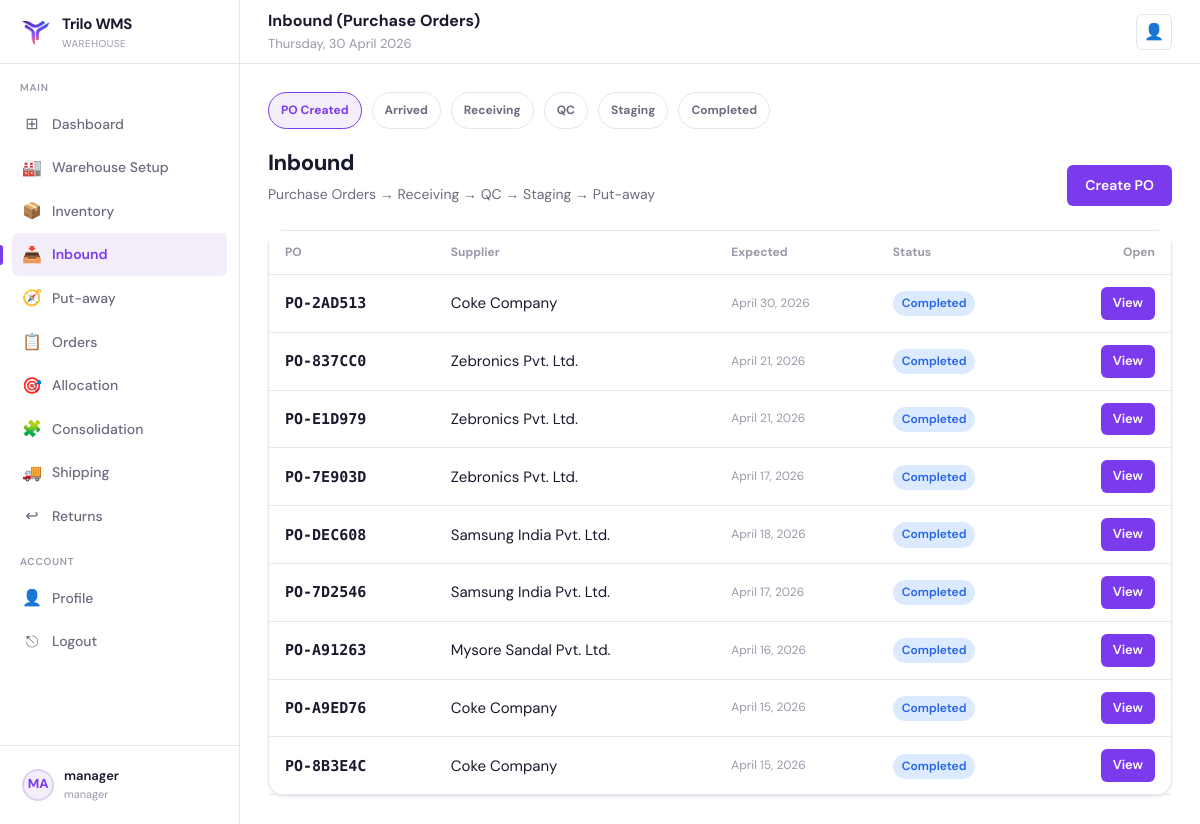
/inbound/ (signed in), run on the app's committed database.
### core/models.py (models this page shows, shortened)
class User(AbstractUser):
    class Role(models.TextChoices):
        ADMIN = "admin", "Admin"
        MANAGER = "manager", "Manager"
        PICKER = "picker", "Picker"
        PUTAWAY = "putaway", "Putaway"
        PACKER = "packer", "Packer"
    role = models.CharField(max_length=20, choices=Role.choices, default=Role.PICKER)
    employee_id = models.CharField(max_length=32, unique=True)
    warehouse = models.CharField(max_length=120, blank=True, null=True)
    assigned_warehouse = models.ForeignKey(
        "Warehouse",
        on_delete=models.SET_NULL,
        null=True,
        blank=True,
        related_name="workers",
    )

class PurchaseOrder(models.Model):
    class Status(models.TextChoices):
        CREATED = "created", "Created"
        ARRIVED = "arrived", "Arrived"
        RECEIVING = "receiving", "Receiving"
        QC = "qc", "QC"
        COMPLETED = "completed", "Completed"
    po_number = models.CharField(max_length=40, unique=True, db_index=True)
    supplier_name = models.CharField(max_length=200)
    expected_delivery_date = models.DateField(null=True, blank=True)
    status = models.CharField(max_length=20, choices=Status.choices, default=Status.CREATED)
    dock_number = models.CharField(max_length=40, blank=True, default="")
    created_at = models.DateTimeField(auto_now_add=True)

### core/inbound_views.py (the view)
# urls.py: path("inbound/", inbound_views.inbound_po_list, name="inbound_po_list"),
@login_required
@role_required("admin", "manager")
def inbound_po_list(request):
    qs = PurchaseOrder.objects.all().order_by("-created_at")
    st = request.GET.get("status") or ""
    if st:
        qs = qs.filter(status=st)
    return render(
        request,
        "inbound/inbound_po_list.html",
        {"orders": qs[:200], "status_filter": st, "today_str": now_date_str()},
    )

### core/utils.py (called while the page is built)
def now_date_str() -> str:
    return timezone.localdate().strftime("%A, %d %B %Y")

### core/templates/inbound/inbound_po_list.html (shortened to what this page needs)
{% extends "base.html" %}
{% block header_title %}Inbound (Purchase Orders){% endblock %}
{% block content %}
  <div class="stepper">
    <span class="step active">PO Created</span><span class="step">Arrived</span><span class="step">Receiving</span><span class="step">QC</span><span class="step">Staging</span><span class="step">Completed</span>
  </div>
  <div class="page-header" style="display:flex;justify-content:space-between;align-items:flex-end;gap:12px;flex-wrap:wrap">
    <div>
      <div class="page-title">Inbound</div>
      <div class="page-subtitle">Purchase Orders → Receiving → QC → Staging → Put-away</div>
    </div>
    <a class="btn btn-primary" href="/inbound/create/">Create PO</a>
  </div>
  <div class="card">
    <div class="card-body" style="padding:0">
      <table style="width:100%; border-collapse:collapse">
        <thead>
          <tr style="background:var(--bg); border-bottom:1px solid var(--border)">
            <th style="text-align:left; padding:12px 16px; font-size:12px; color:var(--text-muted)">PO</th>
            <th style="text-align:left; padding:12px 16px; font-size:12px; color:var(--text-muted)">Supplier</th>
            <th style="text-align:left; padding:12px 16px; font-size:12px; color:var(--text-muted)">Expected</th>
            <th style="text-align:left; padding:12px 16px; font-size:12px; color:var(--text-muted)">Status</th>
            <th style="text-align:right; padding:12px 16px; font-size:12px; color:var(--text-muted)">Open</th>
          </tr>
        </thead>
        <tbody>
          {% for po in orders %}
            <tr style="border-bottom:1px solid var(--border)">
              <td style="padding:12px 16px; font-family:var(--mono); font-weight:700">{{ po.po_number }}</td>
              <td style="padding:12px 16px">{{ po.supplier_name }}</td>
              <td style="padding:12px 16px" class="muted">{{ po.expected_delivery_date|default:"—" }}</td>
              <td style="padding:12px 16px"><span class="badge badge-info">{{ po.get_status_display }}</span></td>
              <td style="padding:12px 16px; text-align:right">
                <a class="btn btn-primary btn-sm" href="/inbound/{{ po.id }}/dock/">View</a>
              </td>
            </tr>
          {% empty %}
            <tr><td colspan="5" style="padding:16px" class="muted">No purchase orders yet.</td></tr>
          {% endfor %}
        </tbody>
      </table>
    </div>
  </div>
{% endblock %}

### core/templates/base.html (shortened to what this page needs)
{% load static %}
<!DOCTYPE html>
<html lang="en">
<head>
  <link rel="stylesheet" href="{% static 'css/base.css' %}"/>
</head>
<body class="{% block body_class %}{% endblock %}">
  {% block layout %}
  <div class="layout">
    <aside class="sidebar">
      <div class="sidebar-logo">
        <div class="logo-icon"><img src="{% static 'images/TriloLogo.png' %}" alt="Trilo WMS" width="32" height="32" /></div>
        <div>
          <div class="logo-text">Trilo WMS</div>
          <div class="logo-sub">Warehouse</div>
        </div>
      </div>
      <nav class="sidebar-nav">
        <div class="nav-section-label">Main</div>
        <a class="nav-item {% if request.path == '/dashboard/' %}active{% endif %}" href="/dashboard/">
          <span class="nav-icon">⊞</span> Dashboard
        </a>
        {% if request.user.role == 'manager' %}
          <a class="nav-item {% if request.path|slice:":11" == '/warehouse/' %}active{% endif %}" href="/warehouse/">
            <span class="nav-icon">🏭</span> Warehouse Setup
          </a>
          <a class="nav-item {% if request.path|slice:":11" == '/inventory/' %}active{% endif %}" href="/inventory/">
            <span class="nav-icon">📦</span> Inventory
          </a>
          <a class="nav-item {% if request.path|slice:":9" == '/inbound/' %}active{% endif %}" href="/inbound/">
            <span class="nav-icon">📥</span> Inbound
          </a>
          <a class="nav-item {% if request.path|slice:":18" == '/inbound/putaway/' %}active{% endif %}" href="/inbound/putaway/tasks/">
            <span class="nav-icon">🧭</span> Put-away
          </a>
          <a class="nav-item {% if request.path|slice:":8" == '/orders/' %}active{% endif %}" href="/orders/">
            <span class="nav-icon">📋</span> Orders
          </a>
          <a class="nav-item {% if request.path|slice:":12" == '/allocation/' %}active{% endif %}" href="/allocation/">
            <span class="nav-icon">🎯</span> Allocation
          </a>
          <a class="nav-item {% if request.path|slice:":15" == '/consolidation/' %}active{% endif %}" href="/consolidation/">
            <span class="nav-icon">🧩</span> Consolidation
          </a>
          <a class="nav-item {% if request.path|slice:":10" == '/shipping/' %}active{% endif %}" href="/shipping/">
            <span class="nav-icon">🚚</span> Shipping
          </a>
          <a class="nav-item {% if request.path|slice:":9" == '/returns/' %}active{% endif %}" href="/returns/">
            <span class="nav-icon">↩</span> Returns
          </a>
        {% endif %}
        <div class="nav-section-label">Account</div>
        <a class="nav-item {% if request.path == '/profile/' %}active{% endif %}" href="/profile/">
          <span class="nav-icon">👤</span> Profile
        </a>
        <a class="nav-item" href="/logout/"><span class="nav-icon">⎋</span> Logout</a>
      </nav>
      <div class="sidebar-footer">
        <a class="sidebar-user" href="/profile/">
          <div class="user-avatar">{{ request.user.get_full_name|default:request.user.username|slice:":2"|upper }}</div>
          <div class="user-info">
            <div class="user-name">{{ request.user.get_full_name|default:request.user.username }}</div>
            <div class="user-role">{{ request.user.role|default:"" }}</div>
          </div>
        </a>
      </div>
    </aside>
    <header class="header">
      <div style="flex:1">
        <div class="header-title">{% block header_title %}Dashboard{% endblock %}</div>
        <div class="header-breadcrumb">{% block header_subtitle %}{{ today_str }}{% endblock %}</div>
      </div>
      <div class="header-actions">
        <a class="header-btn" href="/profile/" title="Profile">👤</a>
      </div>
    </header>
    <main class="main">
      {% block content %}{% endblock %}
    </main>
  </div>
  {% endblock %}
</body>
</html>

### data on the page
User: user.get_full_name "MA", user.get_full_name "manager", user.role "manager"
PurchaseOrder: po_number "PO-2AD513", supplier_name "Coke Company", expected_delivery_date "April 30, 2026", status "Completed"
PurchaseOrder: po_number "PO-837CC0", supplier_name "Zebronics Pvt. Ltd.", expected_delivery_date "April 21, 2026", status "Completed"
PurchaseOrder: po_number "PO-E1D979", supplier_name "Zebronics Pvt. Ltd.", expected_delivery_date "April 21, 2026", status "Completed"
PurchaseOrder: po_number "PO-7E903D", supplier_name "Zebronics Pvt. Ltd.", expected_delivery_date "April 17, 2026", status "Completed"
PurchaseOrder: po_number "PO-DEC608", supplier_name "Samsung India Pvt. Ltd.", expected_delivery_date "April 18, 2026", status "Completed"
PurchaseOrder: po_number "PO-7D2546", supplier_name "Samsung India Pvt. Ltd.", expected_delivery_date "April 17, 2026", status "Completed"
PurchaseOrder: po_number "PO-A91263", supplier_name "Mysore Sandal Pvt. Ltd.", expected_delivery_date "April 16, 2026", status "Completed"
PurchaseOrder: po_number "PO-A9ED76", supplier_name "Coke Company", expected_delivery_date "April 15, 2026", status "Completed"
PurchaseOrder: po_number "PO-8B3E4C", supplier_name "Coke Company", expected_delivery_date "April 15, 2026", status "Completed"

### other printed values
{{ today_str }} "Thursday, 30 April 2026"
